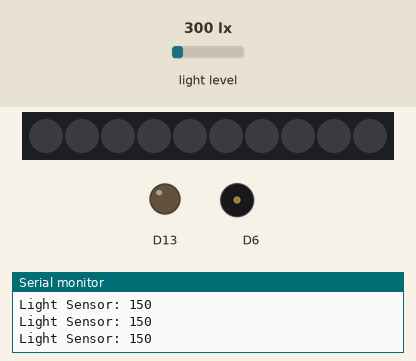
The sketch below on a simulated Adafruit Circuit Playground Express. On the bench: 10 RGB LEDs in strip order, left to right, output pins drawn as LEDs (lit = HIGH), buzzer (waves = sounding), the last lines printed to the serial monitor. The inputs (shaded band) are chosen by the test bench; at power-on: light level 300 lx.

Above: at 1.2 s.
1.3 s: light level set to 211 lx
2.8 s: light level set to 179 lx
At 4.7 s:
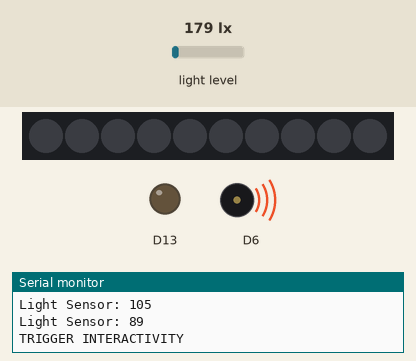
5.8 s: light level set to 500 lx
At 6.7 s:
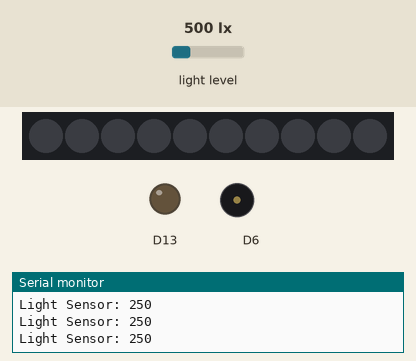
7.5 s: light level set to 40 lx
At 8.0 s:
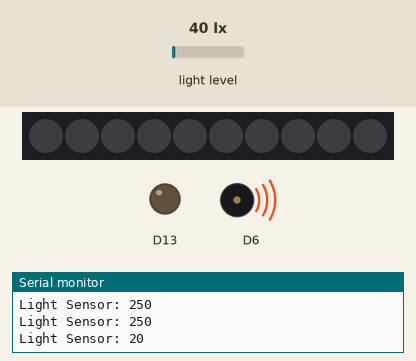
Timing chart, 0 to 11.5 s (numbered marks = the images above; inputs shaded):
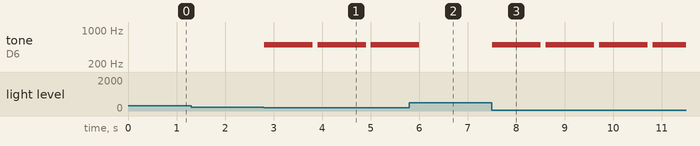

Measured:
- the behaviour switches between 200 and 199 lx on light level (found by bisection; images 0 and 1)
- after the input at 2.8 s, tone on D6: alternates 500 Hz for 1.0 s and silent for 0.10 s, starting at once
- after the input at 5.8 s, tone on D6: goes on until 6.0 s, then stays silent
- after the input at 7.5 s, tone on D6: alternates 500 Hz for 1.0 s and silent for 0.10 s, starting at once

The sketch:

2_WhileLoop.ino
```cpp
#include <Adafruit_CircuitPlayground.h> // include the adafruit circuit playground library

int value; // this variable will store our light sensor value allowing us to do THINGS with it!
int THRESHOLD = 100; // at what value or lower do we trigger our interactivity?

void setup() {
  Serial.begin(9600); // initialize serial
  CircuitPlayground.begin(); // initialize Circuit Playground
}

void loop() {
  value = CircuitPlayground.lightSensor(); // update "value" to store the light sensor reading

  Serial.print("Light Sensor: "); // print out "light sensor"
  Serial.println(value); // print the current value for the light sensor

  while (value < THRESHOLD) {
    CircuitPlayground.playTone(500,1000);
    Serial.println("TRIGGER INTERACTIVITY");
    value = CircuitPlayground.lightSensor(); // update "value" to store the light sensor reading
    delay(100);

  }

  delay(100); // delay of 1 second (1000 milliseconds) between readings
}
```
